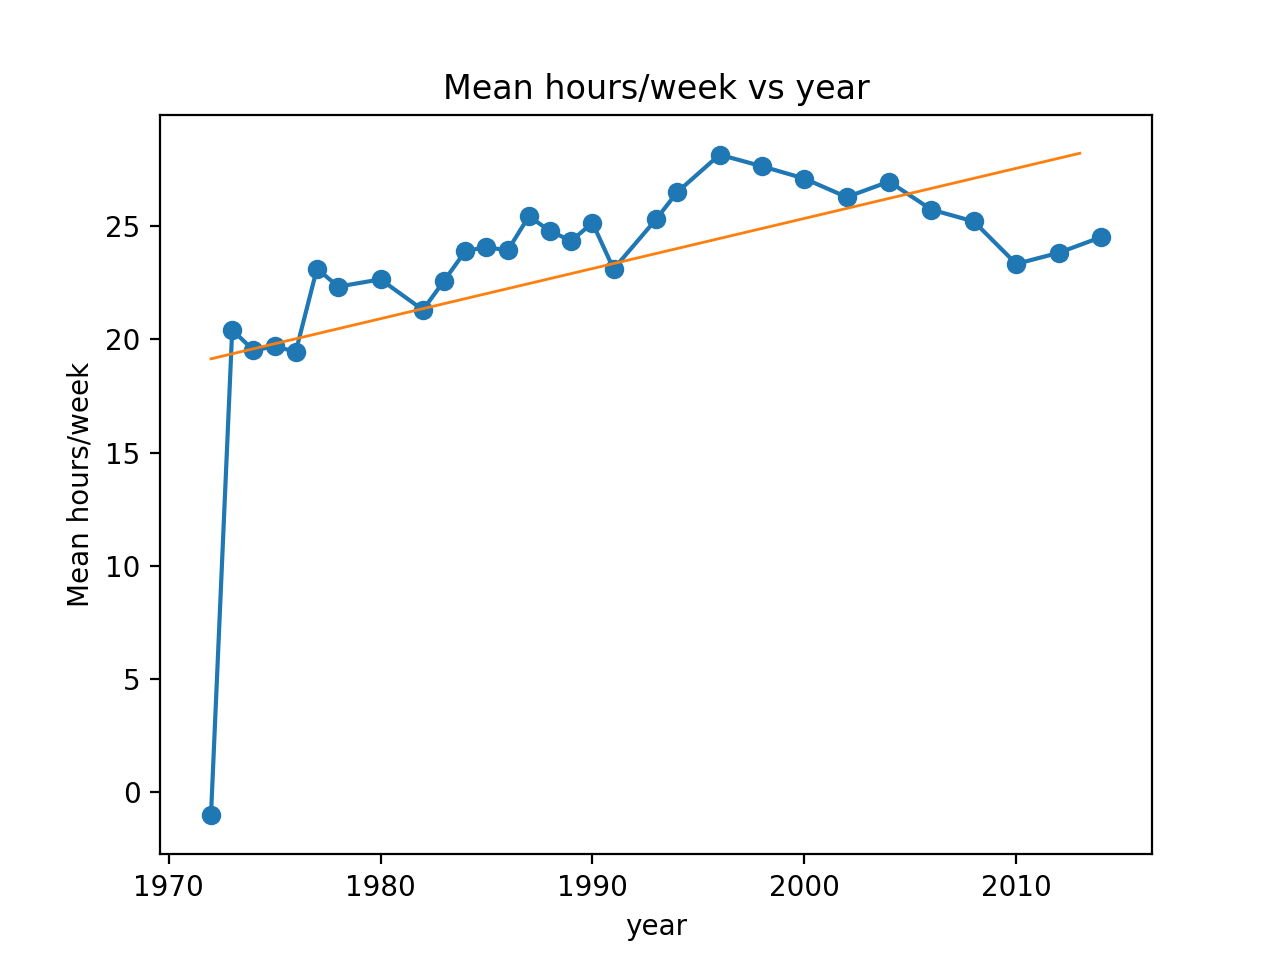

Reproduce this figure in Python.
'''
Name: Yaqin Wang
Section Leader: Andrew Rickus
Date: Nov 27th
ISTA 131 final project
'''

import pandas as pd
import numpy as np
import matplotlib.pyplot as plt
import statsmodels.formula.api as smf
import statsmodels.api as sm
import numpy as np


def prepare_data(data):
    '''
    Name: prepare_data
    Parameter: data -- a csv file
    Return value: a new data.
    '''
    new_data = pd.DataFrame()
    for column in data.columns:
        if data[column].isnull().sum() < 10:
            new_data[column] = data[column]

    new_data = new_data.dropna()
    return new_data


def second(new_data):
    '''
    Name: second
    Parameter: new_data
    Return value: an image.
    '''
    new_data_year = pd.pivot_table(new_data, values='hrs1', columns=['year'], aggfunc=np.mean).T
    new_data_year['hrs1'].values

    year = [1972, 1973, 1974, 1975, 1976, 1977, 1978, 1980, 1982, 1983, 1984,
           1985, 1986, 1987, 1988, 1989, 1990, 1991, 1993, 1994, 1996, 1998,
           2000, 2002, 2004, 2006, 2008, 2010, 2012, 2014]
    years_array = sm.add_constant(year)
    model = sm.OLS(new_data_year['hrs1'], years_array)
    results = model.fit()
    print (results.params)

    plt.figure()
    ax = new_data_year['hrs1'].plot(marker='')
    xs = np.arange(1972, 2014)
    ax.set_ylabel(r"Mean hours/week") 
    ys = results.params['x1'] * xs + results.params['const']
    plt.plot(xs, ys, linewidth=1)
    plt.scatter(year, new_data_year['hrs1'])
    plt.title("Mean hours/week vs year")
    plt.show()

def main():
    data = pd.read_csv("gss_1972_to_2014_clean.csv")
    new_data = prepare_data(data)
    second(new_data)

main()
